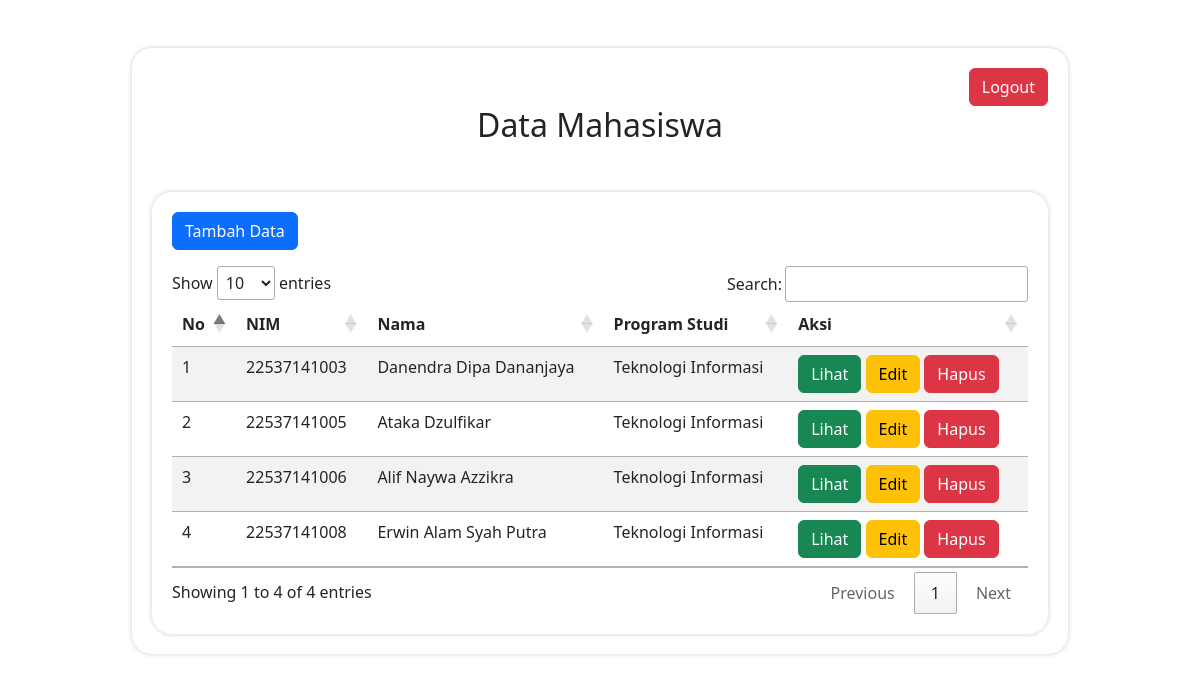
Page /dashboard.php on the committed database.
### tables this page shows
CREATE TABLE `mahasiswa` (
  `id` int(11) NOT NULL,
  `nim` varchar(50) NOT NULL,
  `nama` varchar(255) NOT NULL,
  `prodi` varchar(255) NOT NULL
);

### dashboard.php (the view, shortened to what this page needs)
<!doctype html>
<html lang="en">
<head>
    <link href="https://cdn.jsdelivr.net/npm/bootstrap@5.2.3/dist/css/bootstrap.min.css" rel="stylesheet">
    <link rel="stylesheet" href="https://cdn.datatables.net/1.13.4/css/jquery.dataTables.css" />
</head>
<body>
    <div class="container mt-5">
        <div class="box">
            <div class="d-flex justify-content-end align-items-center">
                <div class="ms-3">
                    <form action="" method="post" onsubmit="return confirmLogout()">
                        <button class="btn btn-danger" type="submit" name="logout">
                            Logout
                        </button>
                    </form>
                </div>
            </div>
            <h2 class="text-center mb-5">Data Mahasiswa</h2>
            <div class="box">
                <a href="tambah_data.php" class="btn btn-primary mb-3">Tambah Data</a>
                <table class="table table-striped mt-3" id="data">
                    <thead>
                        <tr>
                            <th>No</th>
                            <th>NIM</th>
                            <th>Nama</th>
                            <th>Program Studi</th>
                            <th>Aksi</th>
                        </tr>
                    </thead>
                    <tbody>
                        <?php
                        include("koneksi.php");
                        $no = 1;
                        $data = mysqli_query($koneksi, "SELECT * from mahasiswa");
                        while ($d = mysqli_fetch_array($data)) {
                        ?>
                            <tr>
                                <td><?php echo $no++; ?></td>
                                <td><?php echo $d['nim']; ?></td>
                                <td><?php echo $d['nama']; ?></td>
                                <td><?php echo $d['prodi']; ?></td>
                                <td>
                                    <a class="btn btn-success" href="lihat.php?nim=<?php echo $d['nim']; ?>">Lihat</a>
                                    <a class="btn btn-warning" href="edit.php?nim=<?php echo $d['nim']; ?>">Edit</a>
                                    <a class="btn btn-danger" href="hapus.php?nim=<?php echo $d['nim']; ?>" onclick="return confirmDelete()">Hapus</a>
                                </td>
                            </tr>
                        <?php
                        }
                        ?>
                    </tbody>
                </table>
            </div>
        </div>
    </div>
</body>
</html>

### dashboard.php (style rules this page uses)
.container { width: 80%; margin: auto; }
.box { width: 100%; padding: 20px; background-color: #fff; box-shadow: 0px 0px 5px #ccc; border-radius: 20px; }

### rows in the picture
mahasiswa: nim "22537141003", nama "Danendra Dipa Dananjaya", prodi "Teknologi Informasi"
mahasiswa: nim "22537141005", nama "Ataka Dzulfikar", prodi "Teknologi Informasi"
mahasiswa: nim "22537141006", nama "Alif Naywa Azzikra", prodi "Teknologi Informasi"
mahasiswa: nim "22537141008", nama "Erwin Alam Syah Putra", prodi "Teknologi Informasi"
